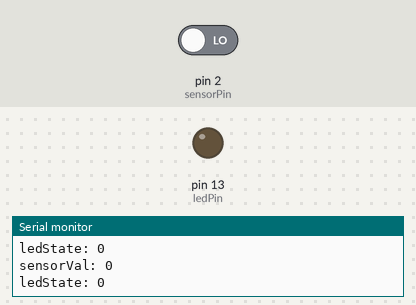
Simulated run of this sketch. Board: Arduino Uno, built with avr-gcc and run on an emulated ATmega328P. On the bench: output pins drawn as LEDs (lit = HIGH), the last lines printed to the serial monitor. The test bench sets the inputs (shaded band); at power-on: pin 2 (sensorPin) LOW.

Above: at 1.2 s.
1.3 s: pin 2 (sensorPin) driven HIGH
At 2.5 s:
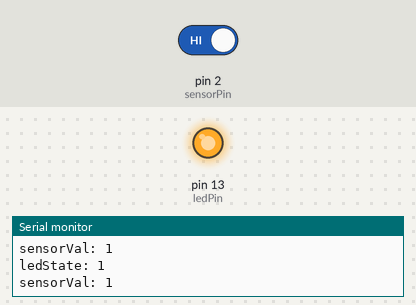
Timing chart, 0 to 4.3 s (numbered marks = the images above; inputs shaded):
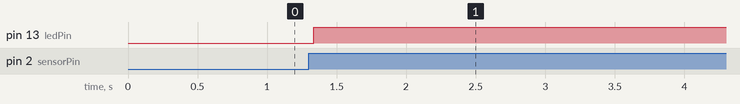

The sketch:

code_prof.ino
```cpp
int ledPin = 13;
int sensorPin = 2;
int sensorVal;
int buttonState = 0;
int ledState = 0;

void setup()
{
  pinMode(ledPin, OUTPUT);
  pinMode(sensorPin, INPUT);
  Serial.begin(9600);
}
void loop()
{
  sensorVal = digitalRead(sensorPin);
  Serial.print("sensorVal: ");
  Serial.println(sensorVal);
  Serial.print("ledState: ");
  Serial.println(ledState);
  if (sensorVal == 1 && buttonState == 0)
  {
    ledState = ledState + 1;
    buttonState = 1;
  }
  else if (sensorVal == 0 && buttonState == 1)
  {
    buttonState = 0;
  }
  switch (ledState)
  {
  case 0:
    digitalWrite(ledPin, LOW);
    break;
  case 1:
    digitalWrite(ledPin, HIGH);
    break;
  case 2:
    ledState = 0;
    break;
  }
}
```

Measured:
- after the input at 1.3 s, pin 13 (ledPin): LOW → HIGH at once
